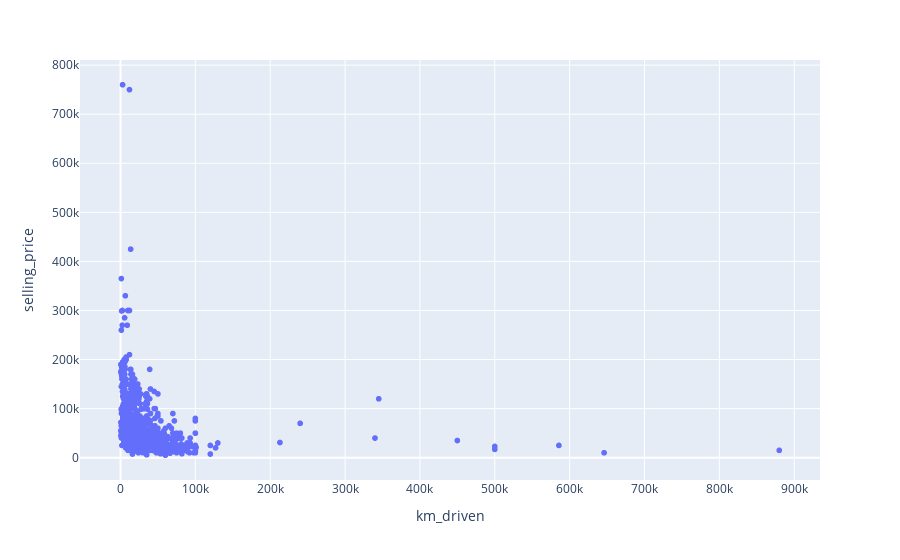

Write notebook code for a chart like this one.
### Code cell
#Gráfico de dispersión.
fig_scatter = px.scatter(df, x="km_driven", y="selling_price")
fig_scatter.show()

### Figure 1 — Plotly figure (JSON) as saved in the notebook; plotly's stock layout.template omitted (floating-point values rounded to 4 significant figures; data arrays with more than 128 entries replaced by an {"elided": "..."} marker saying what was removed)
{"data": [{"hovertemplate": "km_driven=%{x}<br>selling_price=%{y}<extra></extra>", "legendgroup": "", "marker": {"color": "#636efa", "symbol": "circle"}, "mode": "markers", "name": "", "showlegend": false, "type": "scattergl", "x": {"elided": "1061 int values"}, "xaxis": "x", "y": {"elided": "1061 int values"}, "yaxis": "y"}], "layout": {"legend": {"tracegroupgap": 0}, "margin": {"t": 60}, "xaxis": {"anchor": "y", "domain": [0, 1], "title": {"text": "km_driven"}}, "yaxis": {"anchor": "x", "domain": [0, 1], "title": {"text": "selling_price"}}}}
